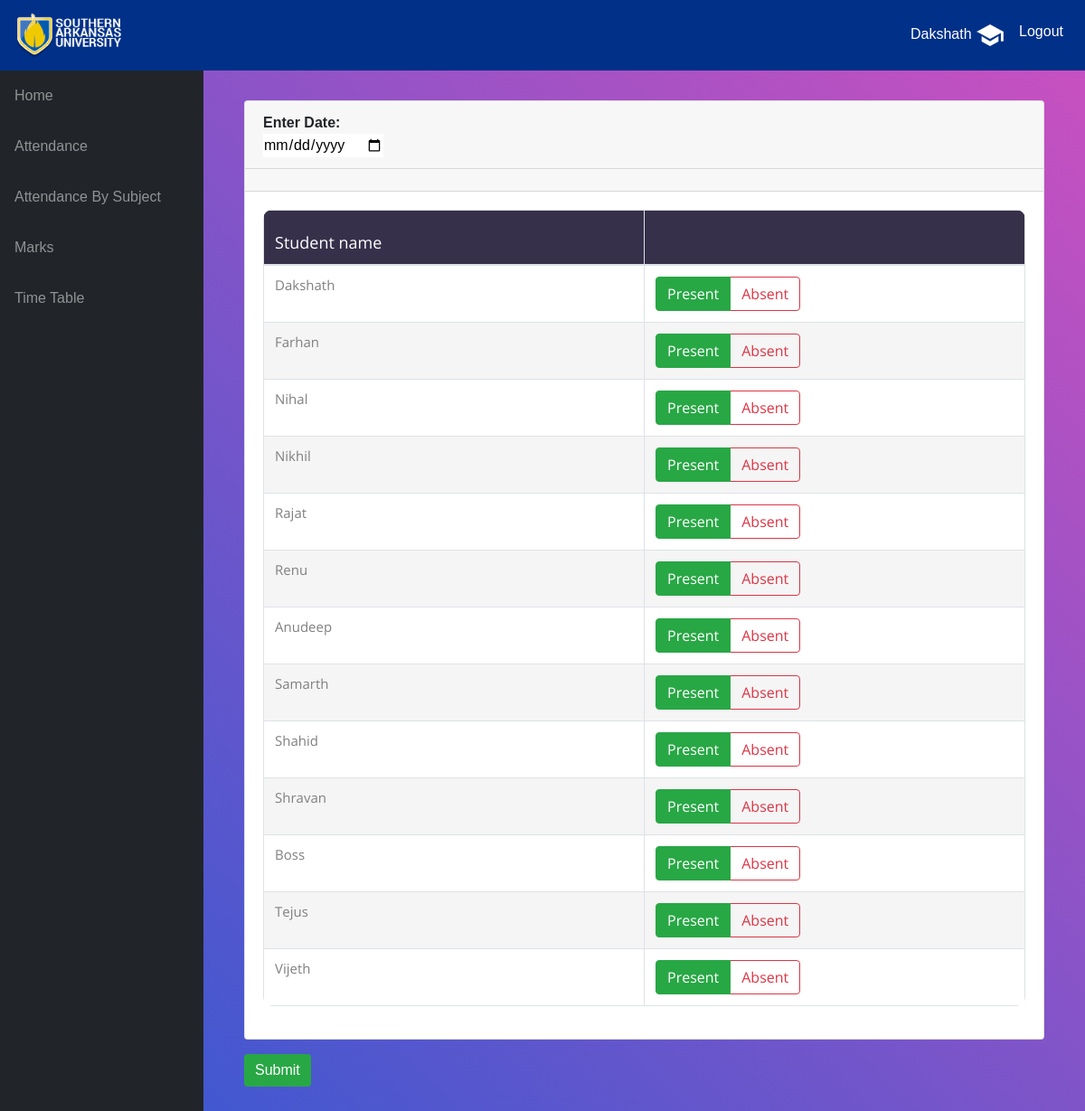
The page /teacher/4/Extra_class/ (signed in) on the database its author committed.
### info/models.py (models this page shows, shortened)
class User(AbstractUser):
    @property
    def is_student(self):
        if hasattr(self, 'student'):
            return True
        return False

class Student(models.Model):
    user = models.OneToOneField(User, on_delete=models.CASCADE, null=True)
    class_id = models.ForeignKey(Class, on_delete=models.CASCADE, default=1)
    USN = models.CharField(primary_key='True', max_length=100)
    name = models.CharField(max_length=200)
    sex = models.CharField(max_length=50, choices=sex_choice, default='Male')
    DOB = models.DateField(default='1998-01-01')

### info/views.py (the view)
# urls.py: path('teacher/<int:assign_id>/Extra_class/', views.t_extra_class, name='t_extra_class'),
@login_required()
def t_extra_class(request, assign_id):
    ass = get_object_or_404(Assign, id=assign_id)
    c = ass.class_id
    context = {
        'ass': ass,
        'c': c,
    }
    return render(request, 'info/t_extra_class.html', context)

### info/templates/info/t_extra_class.html (shortened to what this page needs)
{% extends 'info/base.html' %}
{% block content %}
{% if c.student_set.all %}
<form action="{% url 'e_confirm' ass.id %}" method="post">
    <div class="card mb-3">
        <div class="card-header">
        <b>Enter Date:</b><input type="date" name="date"></div>
        <div class="card-header">
         <b>{{ dept1.name }}</b></div>
        <div class="card-body">
          <div class="table-responsive">
            <table class="table table-bordered" id="dataTable" width="100%" cellspacing="0">
              <thead>
                <tr>
                    <th>Student name</th>
                    <th></th>
                </tr>
              </thead>
                <tbody>
                {% for s in c.student_set.all %}
                    <tr>
                    <td>{{s.name}}</td>
                    <td>
                        <div class="btn-group btn-group-toggle" data-toggle="buttons">
                                <label class="btn btn-outline-success active">
                                    <input type="radio" name="{{ s.USN }}" id="option1" autocomplete="off" value="present" checked> Present
                                </label>
                                <label class="btn btn-outline-danger">
                                    <input type="radio" name="{{ s.USN }}" id="option2" autocomplete="off" value="absent"> Absent
                                </label>
                        </div>
                    </td>
                    </tr>
                {% endfor %}
                </tbody>
            </table>
          </div>
        </div>
      </div>
    <input class="btn btn-success" type="submit" value="Submit">
</form>
{% else %}
    <p>No students in Class</p>
{% endif %}
{% endblock %}

### info/templates/info/base.html (shortened to what this page needs)
<!DOCTYPE html>
<html lang="en">
  <head>
      {% load static %}
    <link href="{% static '/info/bootstrap/vendor/bootstrap/css/bootstrap.min.css' %}" rel="stylesheet">
    <link href="{% static '/info/bootstrap/vendor/datatables/dataTables.bootstrap4.css' %}" rel="stylesheet">
    <link href="{% static '/info/bootstrap/css/sb-admin.css' %}" rel="stylesheet">
      <link rel="stylesheet" type="text/css" href="{% static '/info/table/css/wrapper.css' %}">
      <link rel="stylesheet" type="text/css" href="{% static '/info/table/css/style.css' %}">
  </head>
  <body id="page-top">
{% if request.user.is_student %}
                    <nav class="navbar navbar-expand navbar-dark bg-dark static-top" style="background-color: #013088!important;color:white!important;">
                {% elif request.user.is_teacher %}
                   <nav class="navbar navbar-expand navbar-dark bg-dark static-top">
                {% endif %}
      <a class="navbar-brand mr-1" href="{% url 'index' %}" >
          <img src="{% static '/info/images/sau-logo.png' %}" width="40%" height="40%">
      </a>
      <button class="btn btn-link btn-sm text-white order-1 order-sm-0" id="sidebarToggle" href="#">
      </button>
        <div class="collapse navbar-collapse" id="navbarResponsive">
          <ul class="navbar-nav ml-auto">
            <li class="nav-item">
                {% if request.user.is_student %}
                    <a class="nav-link text-capitalize" style="color:white!important;">{{ request.user.student.name }}&nbsp;<img src="{% static '/info/images/student.png' %}" ></a>
                {% elif request.user.is_teacher %}
                    <a class="nav-link text-capitalize">{{ request.user.teacher.name }}&nbsp;<img src="{% static '/info/images/teacher.png' %}"></a>
                {% endif %}
            </li>
            <li class="nav-item">
                <a class="nav-link" href="#" data-toggle="modal" data-target="#logoutModal" style="color:white!important;">Logout</a>
            </li>
          </ul>
        </div>
    </nav>
    <div id="wrapper">
      <ul class="sidebar navbar-nav">
            <li class="nav-item">
              <a class="nav-link" href="{% url 'index' %}">
                <span>Home</span>
              </a>
            </li>
        {% if request.user.is_student %}
            <li class="nav-item">
              <a class="nav-link" href="{% url 'attendance' request.user.student.USN %}">
                <span>Attendance</span>
              </a>
            </li>
            <li class="nav-item">
              <a class="nav-link" href="{% url 'attendance' request.user.student.USN %}">
                <span>Attendance By Subject</span>
              </a>
            </li>
            <li class="nav-item">
              <a class="nav-link" href="{% url 'marks_list' request.user.student.USN %}">
                <span>Marks</span>
              </a>
            </li>
              <li class="nav-item">
              <a class="nav-link" href="{% url 'timetable' request.user.student.class_id_id %}">
                <span>Time Table</span>
              </a>
            </li>
        {% endif %}
      </ul>
      <div id="content-wrapper">
        <div class="container-fluid">
            {% block content %}
            {% endblock %}
        </div>
      </div>
    </div>
  </body>
</html>

### info/static/info/table/css/wrapper.css (style rules this page uses)
#wrapper { display: -webkit-box; display: -ms-flexbox; display: flex; }
#wrapper #content-wrapper { overflow-x: hidden; width: 100%; padding-top: 10px; padding-bottom: 80px; background: #c850c0; background: -webkit-linear-gradient(45deg, #4158d0, #c850c0); background: -o-linear-gradient(45deg, #4158d0, #c850c0); background: -moz-linear-gradient(45deg, #4158d0, #c850c0); background: linear-gradient(45deg, #4158d0, #c850c0); display: -webkit-box; display: -webkit-flex; display: -moz-box; display: -ms-flexbox; display: flex; flex-wrap: wrap; padding: 33px 30px; }

### info/static/info/table/css/style.css (style rules this page uses)
* { margin: 0px; padding: 0px; box-sizing: border-box; }
body, html { height: 100%; font-family: sans-serif; }
a { margin: 0px; transition: all 0.4s; -webkit-transition: all 0.4s; -o-transition: all 0.4s; -moz-transition: all 0.4s; }
ul, li { margin: 0px; list-style-type: none; }
input { display: block; outline: none; border: none !important; }
button { outline: none !important; border: none; background: transparent; }
table { border-spacing: 1; border-collapse: collapse; background: white; border-radius: 10px; overflow: hidden; width: 100%; margin: 0 auto; position: relative; }
table * { position: relative; }
table td, table th { padding-left: 8px; }
table thead tr { height: 60px; background: #36304a; }
table tbody tr { height: 50px; }
table tbody tr:last-child { border: 0; }
table td, table th { text-align: left; }
th { font-family: OpenSans-Regular; font-size: 18px; color: #fff; line-height: 1.2; font-weight: unset; }
tbody tr:nth-child(even) { background-color: #f5f5f5; }
tbody tr { font-family: OpenSans-Regular; font-size: 15px; color: #808080; line-height: 1.2; font-weight: unset; }
td { width: 260px; padding-left: 40px; }

### rows shown on the page
User: user.student.name "Dakshath"
Student: name "Dakshath"
Student: name "Farhan"
Student: name "Nihal"
Student: name "Nikhil"
Student: name "Rajat"
Student: name "Renu"
Student: name "Anudeep"
Student: name "Samarth"
Student: name "Shahid"
Student: name "Shravan"
Student: name "Boss"
Student: name "Tejus"
Student: name "Vijeth"
